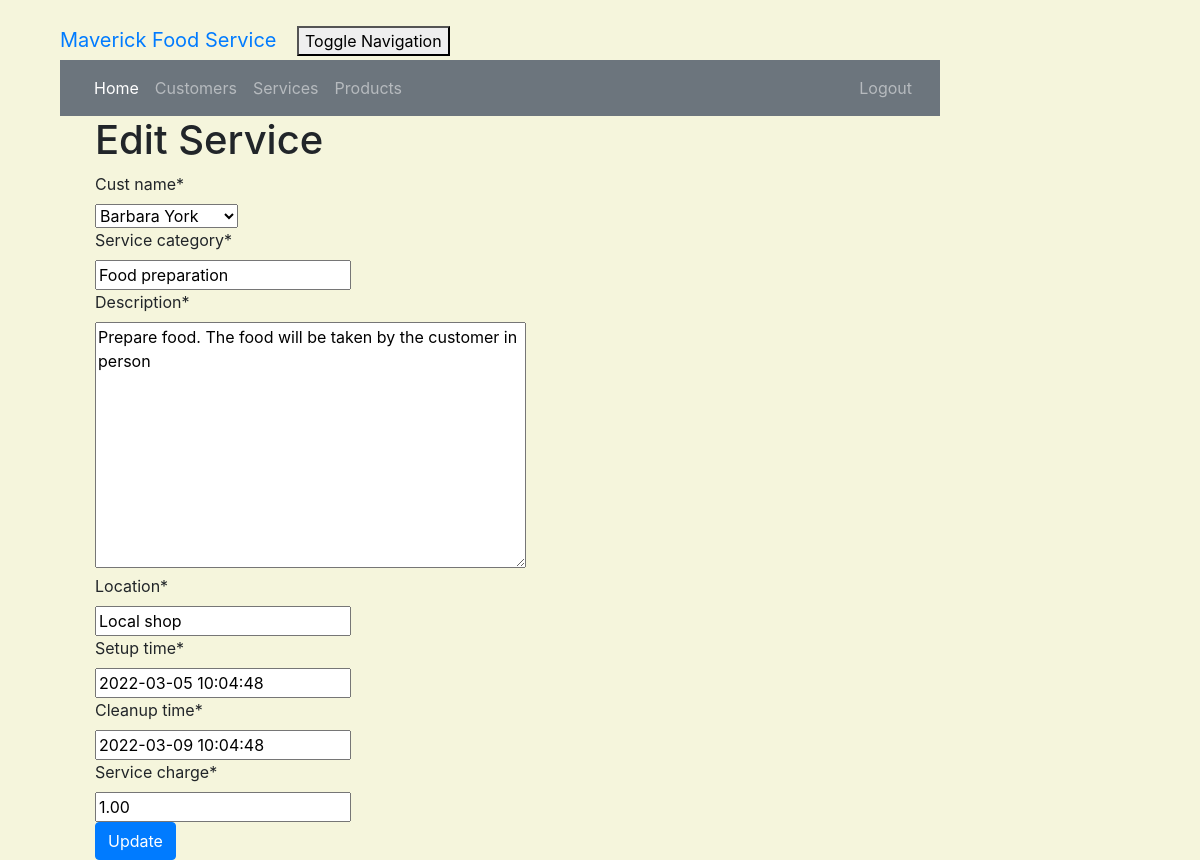
Page /service/1/edit/ (signed in) on the committed database.
### crm/models.py (models this page shows, shortened)
class Customer(models.Model):
    cust_name = models.CharField(max_length=50)
    email = models.EmailField(max_length=100)
    phone = models.CharField(max_length=20)
    bldgroom = models.CharField(max_length=100)
    address = models.CharField(max_length=200)
    city = models.CharField(max_length=50)
    state = models.CharField(max_length=50)
    zipcode = models.CharField(max_length=10)
    organization = models.CharField(max_length=100)
    role = models.CharField(max_length=100)
    def __str__ (self):
        return self.cust_name

class Service(models.Model):
    cust_name = models.ForeignKey(Customer, on_delete=models.CASCADE, related_name='services')
    service_category = models.CharField(max_length=100)
    description = models.TextField()
    location = models.CharField(max_length=200)
    setup_time = models.DateTimeField(
        default=timezone.now)
    cleanup_time = models.DateTimeField(
        default=timezone.now)
    service_charge = models.DecimalField(max_digits=10, decimal_places=2)
    created_date = models.DateTimeField(
        default=timezone.now)
    updated_date = models.DateTimeField(auto_now_add=True)

### crm/views.py (the view)
# urls.py: path('service/<int:pk>/edit/', views.service_edit, name='service_edit'),
@login_required
def service_edit(request, pk):
    service = get_object_or_404(Service, pk=pk)
    if request.method == "POST":
        form = ServiceForm(request.POST, instance=service)
        if form.is_valid():
            service = form.save()
            service.updated_date = timezone.now()
            service.save()
            services = Service.objects.filter(created_date__lte=timezone.now())
            return render(request, 'crm/service_list.html', {'services': services})
    else:
        form = ServiceForm(instance=service)
    return render(request, 'crm/service_edit.html', {'form': form})

### crm/forms.py
class ServiceForm(forms.ModelForm):
   class Meta:
       model = Service
       fields = ('cust_name', 'service_category', 'description', 'location', 'setup_time', 'cleanup_time', 'service_charge' )

### crm/templates/crm/service_edit.html (shortened to what this page needs)
<!DOCTYPE html>
<html lang="en">
{% extends 'crm/base.html' %}
{% load crispy_forms_tags %}
{% block content %}
    <h1>Edit Service</h1>
    <form method="POST" class="service-form">{% csrf_token %}
        {{ form|crispy }}
        <button type="submit" class="btn btn-primary">Update</button>
    </form>
{% endblock %}

### crm/static/css/portfolio.css (style rules this page uses)
body { padding-left: 45px; padding-right: 45px; padding-top: 20px; }

### crm/templates/crm/service_edit.html (style rules this page uses)
body { background-color: beige; }

### rows in the picture
Customer: cust_name "Barbara York"
Service: service_category "Food preparation", description "Prepare food. The food will be taken by the customer in person", location "Local shop", setup_time "2022-03-05 10:04:48", cleanup_time "2022-03-09 10:04:48", service_charge "1.00"
